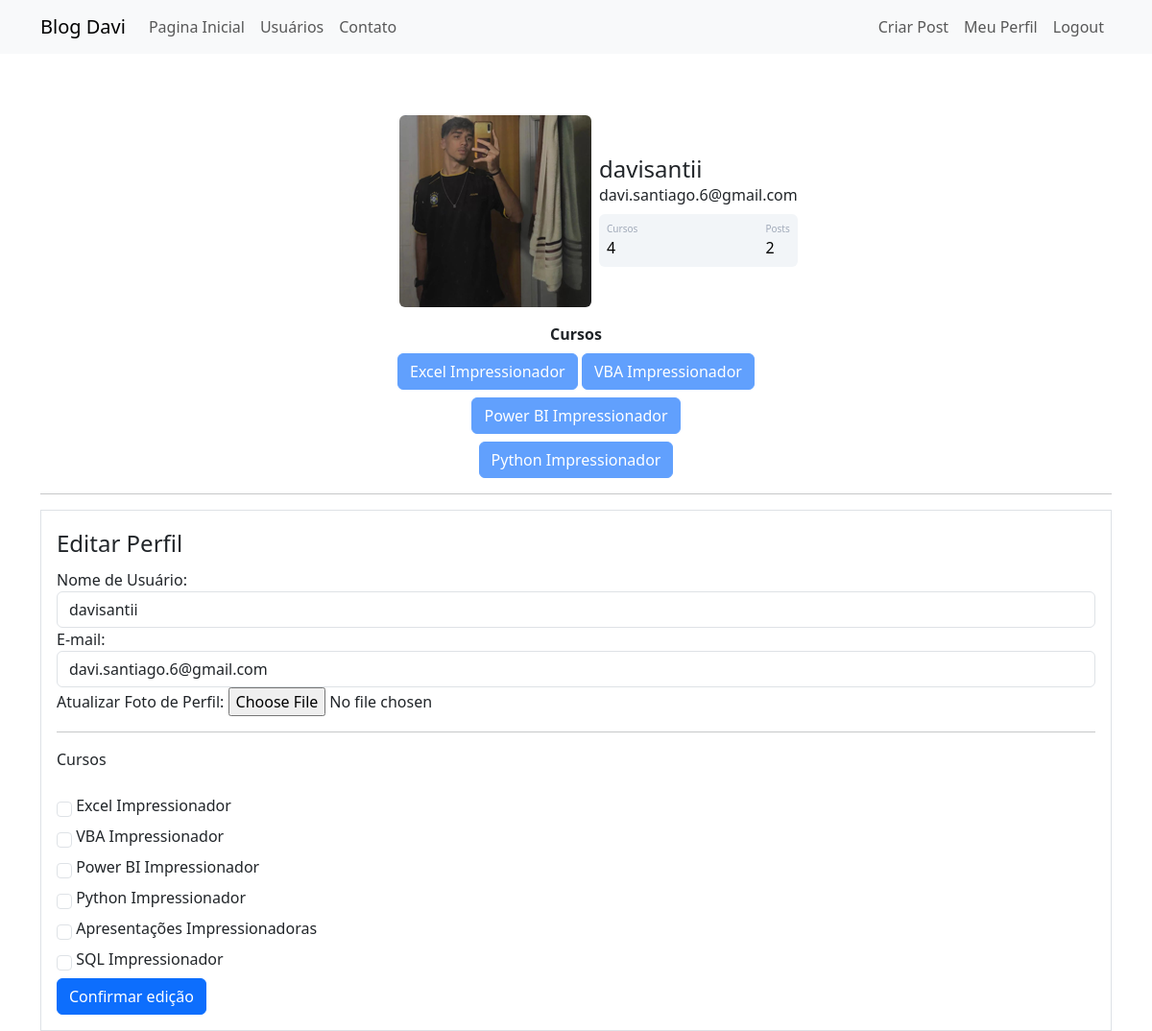
The page /perfil/editar (signed in) on the database its author committed.
### blogdavi/models.py (models this page shows)
class Usuario(database.Model, UserMixin):
    id = database.Column(database.Integer, primary_key=True)
    username = database.Column(database.String, unique=True, nullable=False)
    email = database.Column(database.String, unique=True, nullable=False)
    senha = database.Column(database.String, nullable=False)
    foto_perfil = database.Column(database.String, default='default.jpg')
    posts = database.relationship('Post', backref="autor", lazy=True) #backref = nome da coluna na outra classe
    cursos = database.Column(database.String, nullable=False, default='Não Informado')
    def contar_posts(self):
        return len(self.posts)

### blogdavi/routes.py (the view)
@app.route('/perfil/editar', methods=["POST", "GET"])
@login_required
def editar():
    form = FormPerfil()
    foto_perfil = url_for('static', filename=f'fotos_perfil/{current_user.foto_perfil}')
    if form.validate_on_submit():
        ant_cursos = current_user.cursos
        ant_foto = current_user.foto_perfil
        ant_username = current_user.username
        ant_email = current_user.email
        current_user.email = form.email.data
        current_user.username = form.username.data
        if form.foto_perfil.data:
            nome_imagem = salvar_imagem(form.foto_perfil.data)
            current_user.foto_perfil = nome_imagem
        current_user.cursos = atualizar_cursos(form)
        database.session.commit()
        if ant_email != current_user.email or ant_username != current_user.username or ant_cursos != current_user.cursos or ant_foto != current_user.foto_perfil:
            flash('Perfil atualizado com sucesso!', 'alert-success')
        return redirect(url_for('perfil'))
    elif request.method == "GET":
        form.email.data = current_user.email
        form.username.data = current_user.username
    return render_template('editarperfil.html', foto_perfil= foto_perfil, form= form)

### blogdavi/forms.py (shortened to what this page needs)
class FormPerfil(FlaskForm):
    username = StringField('Nome de Usuário: ', validators=[DataRequired()])
    email = StringField('E-mail: ', validators=[DataRequired(), Email()])
    botao = SubmitField('Confirmar edição')
    foto_perfil = FileField('Atualizar Foto de Perfil: ', validators=[FileAllowed(['jpg', 'png'])])
    curso_excel = BooleanField('Excel Impressionador')
    curso_vba = BooleanField('VBA Impressionador')
    curso_powerbi = BooleanField('Power BI Impressionador')
    curso_python = BooleanField('Python Impressionador')
    curso_ppt = BooleanField('Apresentações Impressionadoras')
    curso_sql = BooleanField('SQL Impressionador')

### blogdavi/models.py (called while the page is built)
@login_manager.user_loader
def load_usuario(id_usuario):
    return Usuario.query.get(int(id_usuario))

### blogdavi/templates/editarperfil.html (shortened to what this page needs)
{% extends 'perfil.html' %}
{% block form_editar %}
<div class="container">
    <hr>
    <form method="POST" action="" class="border p-3 mt-2" enctype="multipart/form-data">
        <legend>
          Editar Perfil
        </legend>
          <fieldset>
            <div class="form-group">
              {{ form.username.label(class="form-control-label") }}
                {% if form.username.errors %}
                {{ form.username(class="form-control is-invalid") }}
                <div class="invalid-feedback">
                  {% for erro in form.username.errors %}
                    {{ erro }}
                  {% endfor %}
                </div>
                {% else %}
                {{ form.username(class="form-control") }}
              {% endif %}
            </div>
            <div class="form-group">
              {{ form.email.label(class="form-control-label") }}
              {% if form.email.errors %}
                {{ form.email(class="form-control is-invalid") }}
                <div class="invalid-feedback">
                  {% for erro in form.email.errors %}
                    {{ erro }}
                  {% endfor %}
                </div>
                {% else %}
                {{ form.email(class="form-control") }}
              {% endif %}
            </div>
            <div class="form-group">
              {{ form.foto_perfil.label }}
              {{ form.foto_perfil(class='form-control-file') }}
            </div>
            <hr>
            <p>Cursos</p>
            {% for campo in form %}
              {% if 'curso_' in campo.name %}
              <div class="form-group">
                {{ campo(class="form-check-input mt-3") }}
                {{ campo.label(class="form-check-label mt-2") }}
              </div>
              {% endif %}
            {% endfor %}
        </fieldset>
        {{ form.botao(class="btn btn-primary mt-2") }}
    </form>
</div>
{% endblock %}

### blogdavi/templates/perfil.html (shortened to what this page needs)
{% extends 'base.html' %}
{% block body %}
<div class="container mt-5 d-flex justify-content-center">
    <div class="card p-3">
        <div class="d-flex align-items-center">
            <div class="image">
                <img src="{{ foto_perfil }}" class="rounded me-2" width="200" >
            </div>
            <div class="ml-3 w-100">
                <h4 class="mb-0 mt-0">{{ current_user.username }}</h4>
                <span>{{ current_user.email }}</span>
                <div class="p-2 mt-2 bg-primary d-flex justify-content-between rounded text-white stats">
                    <div class="d-flex flex-column">
                        <span class="articles">Cursos</span>
                        {% if 'Não Informado' in current_user.cursos %}
                            <span class="number1">0</span>
                        {% else %}
                            <span class="number1">{{ current_user.cursos.count(';') + 1 }}</span>
                        {% endif %}
                    </div>
                    <div class="d-flex flex-column">
                        <span class="followers">Posts</span>
                        <span class="number2">{{ current_user.contar_posts() }}</span>
                    </div>
                </div>
            </div>
        </div>
    </div>
</div>
<div class="row justify-content-center">
    <div class="col col-4" style="text-align: center">
        <strong>Cursos</strong><br>
            {% for curso in current_user.cursos.split(';') %}
                <button type="button" class="btn btn-primary mt-2" disabled>{{ curso }}</button>
            {% endfor %}
    </div>
</div>
{% block form_editar %}
{% endblock %}
{% endblock %}

### blogdavi/static/main.css (style rules this page uses)
.card { width: 400px; border: none; border-radius: 10px; background-color: #fff; }
.stats { background: #f2f5f8 !important; color: #000 !important; }
.articles { font-size:10px; color: #a1aab9; }
.number1 { font-weight:500; }
.followers { font-size:10px; color: #a1aab9; }
.number2 { font-weight:500; }

### rows shown on the page
Usuario: username "davisantii", email "davi.santiago.6@gmail.com", cursos "4"

### other values the page prints
{{ current_user.contar_posts() }} "2"
{{ curso }} "Excel Impressionador" "VBA Impressionador" "Power BI Impressionador" "Python Impressionador"
{{ campo.label(class="form-check-label mt-2") }} "Excel Impressionador" "VBA Impressionador" "Power BI Impressionador" "Python Impressionador" "Apresentações Impressionadoras" "SQL Impressionador"
